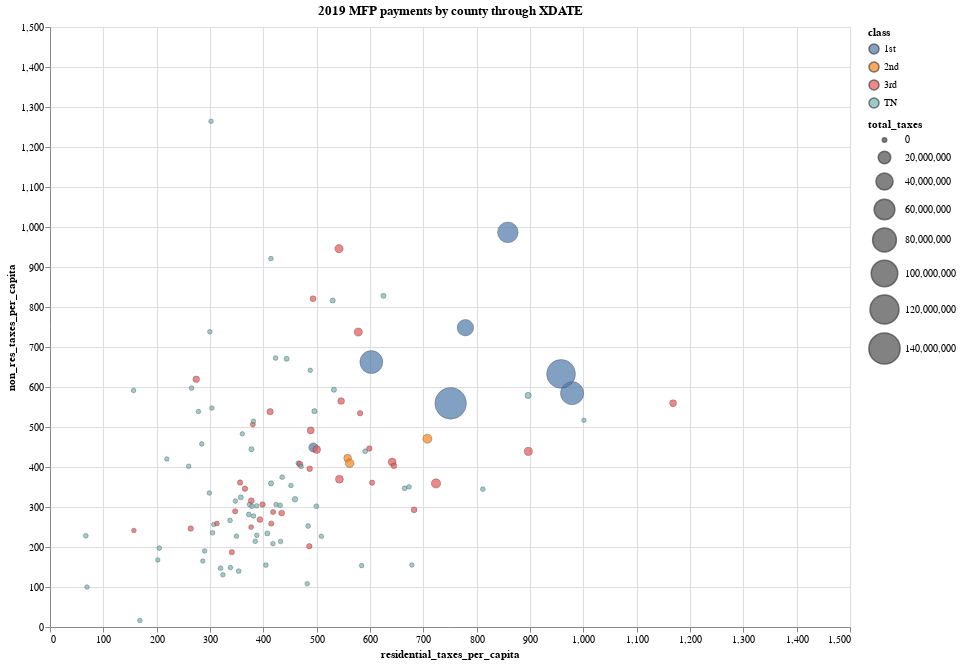

Source (notebook cell):
### Code cell
s = alt.Scale(domain=[0,1500])

alt.Chart(df[df['year'] == 2018]).mark_circle(
    opacity=0.7,
#     fill='blue',
    stroke='#444',
    strokeWidth=0.5,
    clip=True,
).encode(
    x=alt.X('residential_taxes_per_capita', scale=s),
    y=alt.Y('non_res_taxes_per_capita', scale=s),
    size=alt.Size('total_taxes', scale=alt.Scale(range=[20,1000])),
    color='class',
    detail='City',
    tooltip=['City','total_taxes'],
).properties(
    width=800,
    height=600,
    title='2019 MFP payments by county through XDATE',  
)

# 'total_taxes','residential_taxes','total_taxes_per_capita', 'residential_taxes_per_capita','res_percent',
